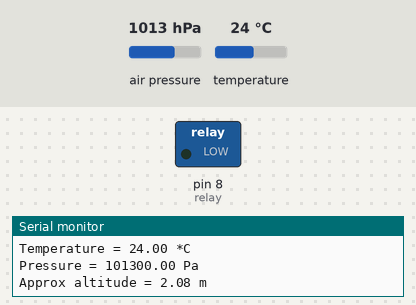
The sketch below on a simulated Arduino Uno, built with avr-gcc and run on an emulated ATmega328P. On the bench: switched loads named in the sketch (green lamp = pin HIGH), the last lines printed to the serial monitor. Inputs (shaded band) come from the test bench; at power-on: air pressure 1013 hPa, temperature 24 °C.

Above: at 1.2 s.
1.3 s: air pressure set to 1011 hPa
3.2 s: air pressure set to 1008 hPa
At 5.2 s:
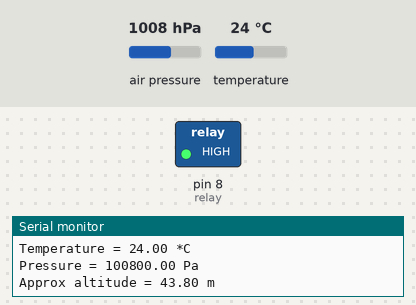
5.5 s: air pressure set to 1019 hPa
7.3 s: air pressure set to 1022 hPa
At 8.6 s:
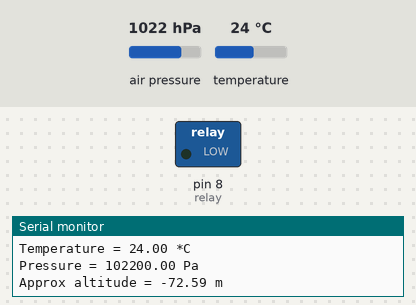
9.6 s: air pressure set to 952 hPa
At 11.3 s:
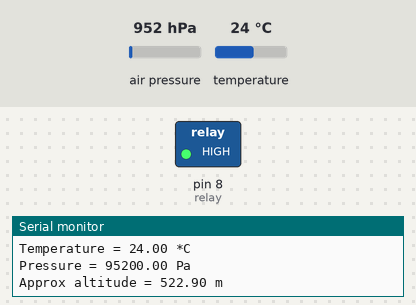
Timing chart, 0 to 12.6 s (numbered marks = the images above; inputs shaded):
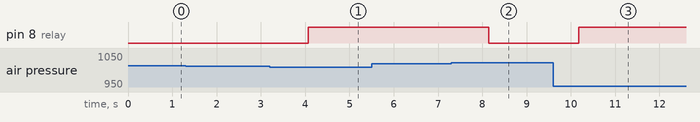

The sketch:

bmp280main.ino
```cpp
#include <Wire.h>
#include <Adafruit_BMP280.h>

Adafruit_BMP280 bmp; // I2C

int relay =8;
void setup() {
  pinMode(relay,OUTPUT);
  digitalWrite(relay,LOW);
  Serial.begin(9600);

  Serial.println(F("BMP280 test"));

  if (!bmp.begin()) {
    Serial.println(F("Could not find a valid BMP280 sensor, check wiring or "
                      "try a different address!"));
    while (1);
  }
}

void loop() {
    if (bmp.readPressure()<101000){
      digitalWrite(relay,HIGH);}
    if (bmp.readPressure()>102000){
      digitalWrite(relay,LOW);
       }
    Serial.print(F("Temperature = "));
    Serial.print(bmp.readTemperature());
    Serial.println(" *C");

    Serial.print(F("Pressure = "));
    Serial.print(bmp.readPressure());
    Serial.println(" Pa");

    Serial.print(F("Approx altitude = "));
    Serial.print(bmp.readAltitude(1013.25)); /* điều chỉnh theo vị trí */
    Serial.println(" m");

    Serial.println();
    delay(1000);
}
```

Measured:
- the behaviour switches between 1010 and 1009 hPa on air pressure (found by bisection; images 0 and 1)
- the behaviour switches between 1020 and 1021 hPa on air pressure (found by bisection; images 1 and 2)
- after the input at 3.2 s, pin 8 (relay): LOW → HIGH after 0.87 s
- after the input at 7.3 s, pin 8 (relay): HIGH → LOW after 0.84 s
- after the input at 9.6 s, pin 8 (relay): LOW → HIGH after 0.57 s
